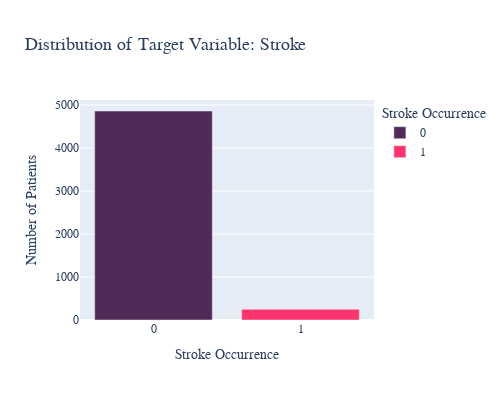

Notebook code cell kept with this figure:
### Markdown cell above
- Almost %95 of the instances of our target variable is 'No stroke'
-  4861 patient does not have a stroke
- %5  of the instances of our target variable is 'Stroke'
- 249 patient have a stroke.

- We have imbalanced data.

### Code cell
# Define color variables if not already defined
COLOR_NO_STROKE = "#512b58"  # Example: purple for no stroke
COLOR_STROKE = "#fe346e"     # Example: red for stroke

stroke_counts = df['stroke'].value_counts().reset_index()
stroke_counts.columns = ['stroke', 'count']
stroke_counts['stroke'] = stroke_counts['stroke'].astype(str) # For discrete colors

fig = px.bar(stroke_counts, x="stroke", y="count", title='Distribution of Target Variable: Stroke',
             width=500, height=400, # Slightly wider for better title display
             color='stroke', # Use the 'stroke' column for color mapping
             color_discrete_map={'0': COLOR_NO_STROKE, '1': COLOR_STROKE},
             labels={'stroke': 'Stroke Occurrence', 'count': 'Number of Patients'})
fig.update_layout(title_font_size=18,  # Set a fixed font size for the title
                  font=dict(family="Serif"))  # Use a generic serif font
fig.show()

### Figure 1 — Plotly figure (JSON) as saved in the notebook; plotly's stock layout.template omitted (floating-point values rounded to 4 significant figures)
{"data": [{"hovertemplate": "Stroke Occurrence=%{x}<br>Number of Patients=%{y}<extra></extra>", "legendgroup": "0", "marker": {"color": "#512b58", "pattern": {"shape": ""}}, "name": "0", "orientation": "v", "showlegend": true, "textposition": "auto", "type": "bar", "x": ["0"], "xaxis": "x", "y": [4861], "yaxis": "y"}, {"hovertemplate": "Stroke Occurrence=%{x}<br>Number of Patients=%{y}<extra></extra>", "legendgroup": "1", "marker": {"color": "#fe346e", "pattern": {"shape": ""}}, "name": "1", "orientation": "v", "showlegend": true, "textposition": "auto", "type": "bar", "x": ["1"], "xaxis": "x", "y": [249], "yaxis": "y"}], "layout": {"barmode": "relative", "font": {"family": "Serif"}, "height": 400, "legend": {"title": {"text": "Stroke Occurrence"}, "tracegroupgap": 0}, "title": {"font": {"size": 18}, "text": "Distribution of Target Variable: Stroke"}, "width": 500, "xaxis": {"anchor": "y", "categoryarray": ["0", "1"], "categoryorder": "array", "domain": [0, 1], "title": {"text": "Stroke Occurrence"}}, "yaxis": {"anchor": "x", "domain": [0, 1], "title": {"text": "Number of Patients"}}}}
